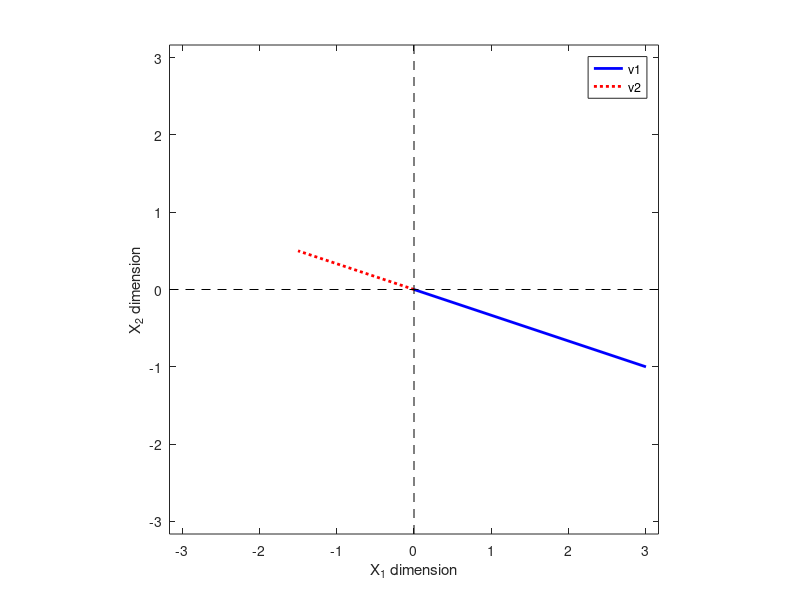

This figure's MATLAB source:
v1 = [3 -1]
l = -.5

figure(3), clf

plot([0 v1(1)], [0 v1(2)], 'b', 'LineWidth', 2)
hold on
plot([0 v1(1)]*l, [0 v1(2)]*l, 'r:', 'LineWidth', 2)
legend({'v1';'v2'},'AutoUpdate','off')

axis square
axis([-1 1 -1 1] * max([norm(v1) norm(v1*l)]))
hold on
plot(get(gca, 'xlim'), [0 0], 'k--')
plot([0 0], get(gca, 'ylim'), 'k--')

xlabel('X_1 dimension')
ylabel('X_2 dimension')